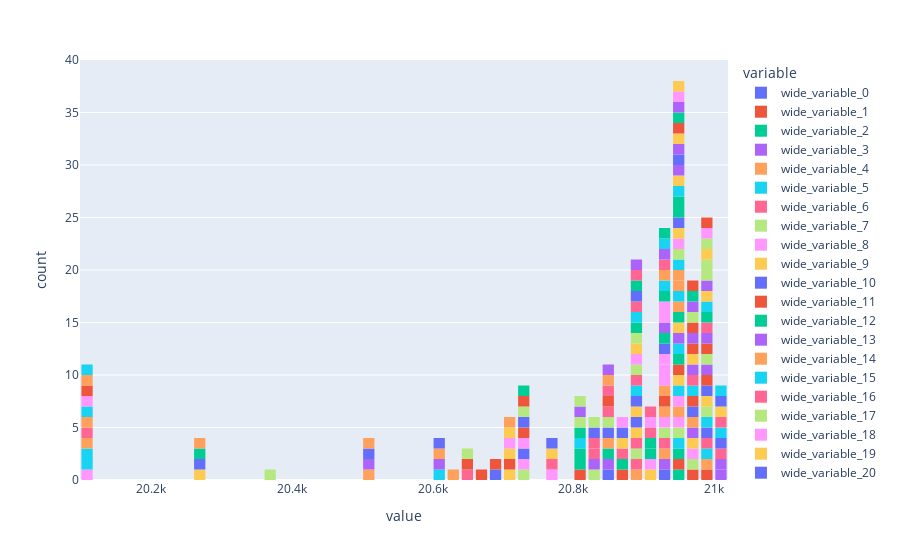

The notebook cell saved with this chart:
### Code cell
df = px.data.tips()

business = df_business.select('ID_AGENTE').collect()
review_list = [business[i][0] for i in range(len(business))]


fig.update_layout(bargap=0.2)
fig.show()
